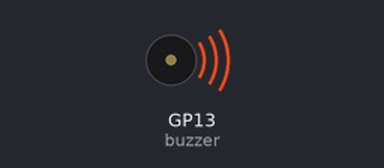
The program below on a simulated Raspberry Pi Pico running MicroPython. On the bench: buzzer (waves = sounding). At 2.0 s the program stops and its outputs stay as they are.

Above: at 0.1 s.
At 2.1 s:
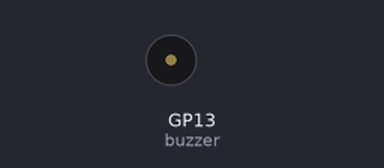
Timing chart, 0 to 3.5 s (numbered marks = the images above):
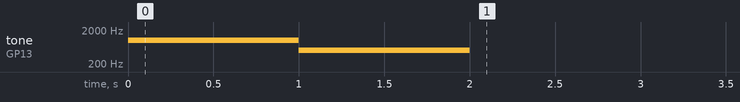

The program:

day5_1.py
```python
from machine import Pin, PWM
import time

# Set up the buzzer pin as PWM
buzzer = PWM(Pin(13))

# Set PWM frequency to 1000
buzzer.freq(1000)

# Set PWM duty
buzzer.duty_u16(10000)
time.sleep(1)

buzzer.freq(500)
time.sleep(1)

# duty to 0 to turn the buzzer off
buzzer.duty_u16(0)
```

Measured:
- by itself, tone on GP13 (buzzer): silent → 1000 Hz at 0.00 s, → 500 Hz 1.0 s later, → silent 1.0 s later
